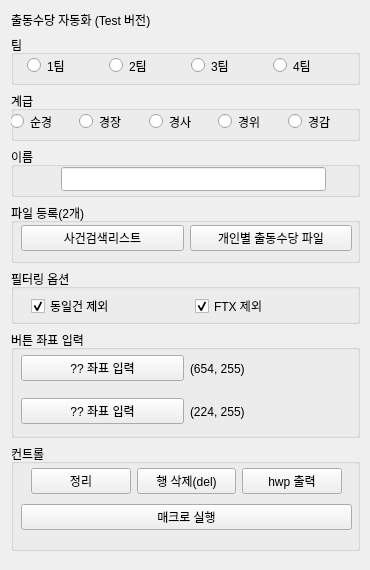
<?xml version="1.0" encoding="UTF-8"?>
<ui version="4.0">
 <class>Form</class>
 <widget class="QWidget" name="Form">
  <property name="geometry">
   <rect>
    <x>0</x>
    <y>0</y>
    <width>370</width>
    <height>570</height>
   </rect>
  </property>
  <property name="sizePolicy">
   <sizepolicy hsizetype="Fixed" vsizetype="Preferred">
    <horstretch>0</horstretch>
    <verstretch>0</verstretch>
   </sizepolicy>
  </property>
  <property name="minimumSize">
   <size>
    <width>370</width>
    <height>570</height>
   </size>
  </property>
  <property name="windowTitle">
   <string>Form</string>
  </property>
  <widget class="QWidget" name="verticalLayoutWidget_12">
   <property name="geometry">
    <rect>
     <x>0</x>
     <y>0</y>
     <width>371</width>
     <height>571</height>
    </rect>
   </property>
   <layout class="QVBoxLayout" name="verticalLayout_7">
    <property name="leftMargin">
     <number>11</number>
    </property>
    <property name="topMargin">
     <number>11</number>
    </property>
    <property name="rightMargin">
     <number>11</number>
    </property>
    <property name="bottomMargin">
     <number>20</number>
    </property>
    <item>
     <layout class="QVBoxLayout" name="verticalLayout_10">
      <item>
       <layout class="QHBoxLayout" name="horizontalLayout_tag">
        <item>
         <widget class="QLabel" name="label">
          <property name="sizePolicy">
           <sizepolicy hsizetype="Preferred" vsizetype="Fixed">
            <horstretch>0</horstretch>
            <verstretch>0</verstretch>
           </sizepolicy>
          </property>
          <property name="text">
           <string>출동수당 자동화 (Test 버전)</string>
          </property>
         </widget>
        </item>
       </layout>
      </item>
      <item>
       <widget class="QGroupBox" name="groupBox_team">
        <property name="minimumSize">
         <size>
          <width>0</width>
          <height>50</height>
         </size>
        </property>
        <property name="title">
         <string>팀</string>
        </property>
        <widget class="QWidget" name="horizontalLayoutWidget_2">
         <property name="geometry">
          <rect>
           <x>0</x>
           <y>20</y>
           <width>341</width>
           <height>21</height>
          </rect>
         </property>
         <layout class="QHBoxLayout" name="horizontalLayout_3">
          <item>
           <widget class="QRadioButton" name="ra_team_1">
            <property name="minimumSize">
             <size>
              <width>20</width>
              <height>0</height>
             </size>
            </property>
            <property name="maximumSize">
             <size>
              <width>60</width>
              <height>16777215</height>
             </size>
            </property>
            <property name="text">
             <string>1팀</string>
            </property>
           </widget>
          </item>
          <item>
           <widget class="QRadioButton" name="ra_team_2">
            <property name="maximumSize">
             <size>
              <width>60</width>
              <height>16777215</height>
             </size>
            </property>
            <property name="text">
             <string>2팀</string>
            </property>
           </widget>
          </item>
          <item>
           <widget class="QRadioButton" name="ra_team_3">
            <property name="minimumSize">
             <size>
              <width>60</width>
              <height>0</height>
             </size>
            </property>
            <property name="maximumSize">
             <size>
              <width>60</width>
              <height>100</height>
             </size>
            </property>
            <property name="text">
             <string>3팀</string>
            </property>
           </widget>
          </item>
          <item>
           <widget class="QRadioButton" name="ra_team_4">
            <property name="minimumSize">
             <size>
              <width>60</width>
              <height>0</height>
             </size>
            </property>
            <property name="maximumSize">
             <size>
              <width>60</width>
              <height>100</height>
             </size>
            </property>
            <property name="text">
             <string>4팀</string>
            </property>
           </widget>
          </item>
         </layout>
        </widget>
       </widget>
      </item>
      <item>
       <widget class="QGroupBox" name="groupBox_rank">
        <property name="minimumSize">
         <size>
          <width>0</width>
          <height>50</height>
         </size>
        </property>
        <property name="font">
         <font>
          <weight>50</weight>
          <bold>false</bold>
         </font>
        </property>
        <property name="title">
         <string>계급</string>
        </property>
        <widget class="QWidget" name="horizontalLayoutWidget">
         <property name="geometry">
          <rect>
           <x>-1</x>
           <y>20</y>
           <width>341</width>
           <height>21</height>
          </rect>
         </property>
         <layout class="QHBoxLayout" name="horizontalLayout_2">
          <item>
           <widget class="QRadioButton" name="ra_rank_1">
            <property name="text">
             <string>순경</string>
            </property>
           </widget>
          </item>
          <item>
           <widget class="QRadioButton" name="ra_rank_2">
            <property name="text">
             <string>경장</string>
            </property>
           </widget>
          </item>
          <item>
           <widget class="QRadioButton" name="ra_rank_3">
            <property name="text">
             <string>경사</string>
            </property>
           </widget>
          </item>
          <item>
           <widget class="QRadioButton" name="ra_rank_4">
            <property name="text">
             <string>경위</string>
            </property>
           </widget>
          </item>
          <item>
           <widget class="QRadioButton" name="ra_rank_5">
            <property name="text">
             <string>경감</string>
            </property>
           </widget>
          </item>
         </layout>
        </widget>
       </widget>
      </item>
      <item>
       <widget class="QGroupBox" name="groupBox">
        <property name="minimumSize">
         <size>
          <width>0</width>
          <height>50</height>
         </size>
        </property>
        <property name="title">
         <string>이름</string>
        </property>
        <widget class="QLineEdit" name="lineEdit">
         <property name="geometry">
          <rect>
           <x>50</x>
           <y>20</y>
           <width>265</width>
           <height>24</height>
          </rect>
         </property>
        </widget>
       </widget>
      </item>
      <item>
       <widget class="QGroupBox" name="groupBox_files">
        <property name="minimumSize">
         <size>
          <width>0</width>
          <height>60</height>
         </size>
        </property>
        <property name="title">
         <string>파일 등록(2개)</string>
        </property>
        <widget class="QWidget" name="layoutWidget">
         <property name="geometry">
          <rect>
           <x>10</x>
           <y>20</y>
           <width>331</width>
           <height>30</height>
          </rect>
         </property>
         <layout class="QHBoxLayout" name="horizontalLayout_file">
          <item>
           <widget class="QPushButton" name="btn_sagun">
            <property name="text">
             <string>사건검색리스트</string>
            </property>
           </widget>
          </item>
          <item>
           <widget class="QPushButton" name="btn_individual">
            <property name="text">
             <string>개인별 출동수당 파일</string>
            </property>
           </widget>
          </item>
         </layout>
        </widget>
       </widget>
      </item>
      <item>
       <widget class="QGroupBox" name="groupBox_2">
        <property name="minimumSize">
         <size>
          <width>0</width>
          <height>55</height>
         </size>
        </property>
        <property name="title">
         <string>필터링 옵션</string>
        </property>
        <widget class="QWidget" name="horizontalLayoutWidget_3">
         <property name="geometry">
          <rect>
           <x>10</x>
           <y>20</y>
           <width>331</width>
           <height>31</height>
          </rect>
         </property>
         <layout class="QHBoxLayout" name="horizontalLayout">
          <property name="leftMargin">
           <number>10</number>
          </property>
          <property name="topMargin">
           <number>3</number>
          </property>
          <item>
           <widget class="QCheckBox" name="checkBox_dongil">
            <property name="text">
             <string>동일건 제외</string>
            </property>
            <property name="checked">
             <bool>true</bool>
            </property>
           </widget>
          </item>
          <item>
           <widget class="QCheckBox" name="checkBox_ftx">
            <property name="text">
             <string>FTX 제외</string>
            </property>
            <property name="checked">
             <bool>true</bool>
            </property>
           </widget>
          </item>
         </layout>
        </widget>
       </widget>
      </item>
     </layout>
    </item>
    <item>
     <widget class="QGroupBox" name="groupBox_points">
      <property name="sizePolicy">
       <sizepolicy hsizetype="Preferred" vsizetype="Ignored">
        <horstretch>0</horstretch>
        <verstretch>0</verstretch>
       </sizepolicy>
      </property>
      <property name="minimumSize">
       <size>
        <width>0</width>
        <height>100</height>
       </size>
      </property>
      <property name="maximumSize">
       <size>
        <width>16777215</width>
        <height>400</height>
       </size>
      </property>
      <property name="title">
       <string>버튼 좌표 입력</string>
      </property>
      <widget class="QWidget" name="verticalLayoutWidget">
       <property name="geometry">
        <rect>
         <x>10</x>
         <y>20</y>
         <width>331</width>
         <height>80</height>
        </rect>
       </property>
       <layout class="QVBoxLayout" name="verticalLayout">
        <item>
         <layout class="QHBoxLayout" name="horizontalLayout_point2">
          <item>
           <widget class="QPushButton" name="btn_point_2">
            <property name="text">
             <string>?? 좌표 입력</string>
            </property>
           </widget>
          </item>
          <item>
           <widget class="QLabel" name="label_point2">
            <property name="text">
             <string>(654, 255)</string>
            </property>
           </widget>
          </item>
         </layout>
        </item>
        <item>
         <layout class="QHBoxLayout" name="horizontalLayout_point1">
          <item>
           <widget class="QPushButton" name="btn_point_1">
            <property name="text">
             <string>?? 좌표 입력</string>
            </property>
           </widget>
          </item>
          <item>
           <widget class="QLabel" name="label_point1">
            <property name="text">
             <string>(224, 255)</string>
            </property>
           </widget>
          </item>
         </layout>
        </item>
       </layout>
      </widget>
     </widget>
    </item>
    <item>
     <widget class="QGroupBox" name="groupBox_3">
      <property name="title">
       <string>컨트롤</string>
      </property>
      <widget class="QWidget" name="verticalLayoutWidget_2">
       <property name="geometry">
        <rect>
         <x>10</x>
         <y>20</y>
         <width>331</width>
         <height>71</height>
        </rect>
       </property>
       <layout class="QVBoxLayout" name="verticalLayout_2">
        <item>
         <layout class="QHBoxLayout" name="horizontalLayout_make_df">
          <property name="sizeConstraint">
           <enum>QLayout::SetMinimumSize</enum>
          </property>
          <property name="leftMargin">
           <number>10</number>
          </property>
          <property name="rightMargin">
           <number>10</number>
          </property>
          <item>
           <widget class="QPushButton" name="btn_make_df">
            <property name="text">
             <string>정리</string>
            </property>
           </widget>
          </item>
          <item>
           <widget class="QPushButton" name="btn_del">
            <property name="text">
             <string>행 삭제(del)</string>
            </property>
           </widget>
          </item>
          <item>
           <widget class="QPushButton" name="btn_hwp">
            <property name="text">
             <string>hwp 출력</string>
            </property>
           </widget>
          </item>
         </layout>
        </item>
        <item>
         <widget class="QPushButton" name="pushButton_3">
          <property name="text">
           <string>매크로 실행</string>
          </property>
         </widget>
        </item>
       </layout>
      </widget>
     </widget>
    </item>
   </layout>
  </widget>
 </widget>
 <resources/>
 <connections/>
</ui>
